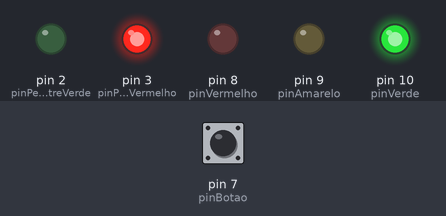
Simulated run of this sketch. Board: Arduino Uno, built with avr-gcc and run on an emulated ATmega328P. Parts: output pins drawn as LEDs (lit = HIGH). Dashed ring = blinking. Inputs (shaded band) come from the test bench; at power-on: pin 7 (pinBotao) HIGH.

Above: at 1.2 s.
1.3 s: pin 7 (pinBotao) pulled LOW for 0.15 s
At 1.9 s:
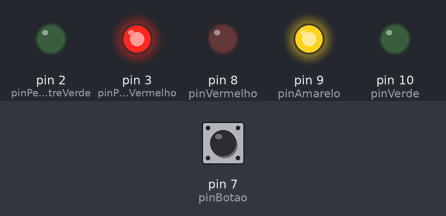
2.9 s: pin 7 (pinBotao) pulled LOW for 1 s
At 4.3 s:
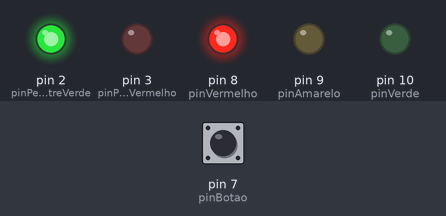
5.4 s: pin 7 (pinBotao) pulled LOW for 0.15 s
At 5.6 s:
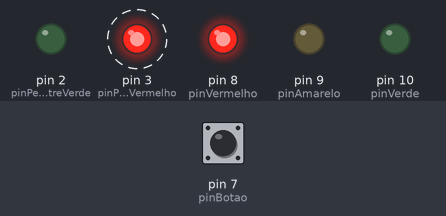
8.4 s: pin 7 (pinBotao) pulled LOW for 3.2 s
At 9.7 s:
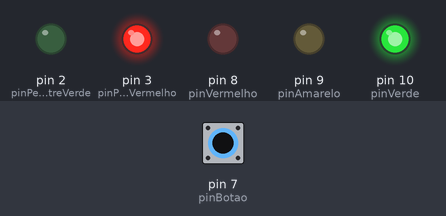
Timing chart, 0 to 11.4 s (numbered marks = the images above; inputs shaded):
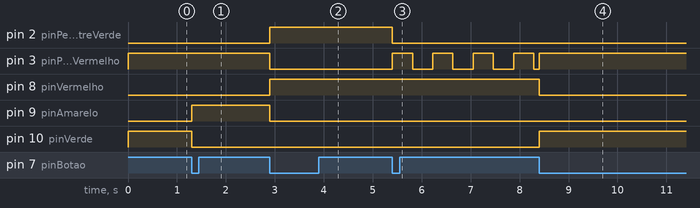

Measured:
- after the input at 1.3 s, pin 9 (pinAmarelo): LOW → HIGH at once; pin 10 (pinVerde): HIGH → LOW at once
- after the input at 2.9 s, pin 2 (pinPedestreVerde), pin 8 (pinVermelho): LOW → HIGH at once; pin 3 (pinPedestreVermelho), pin 9 (pinAmarelo): HIGH → LOW at once
- after the input at 5.4 s, pin 2 (pinPedestreVerde): HIGH → LOW at once; pin 3 (pinPedestreVermelho): alternates HIGH for 0.41 s and LOW for 0.41 s, starting at once
- after the input at 8.4 s, pin 8 (pinVermelho): HIGH → LOW at once; pin 10 (pinVerde): LOW → HIGH at once

The sketch:

amazing_jofo1.ino
```cpp
// Street light and crosswalk - José Gonçalves (eufisica)

int pinVermelho = 8;
int pinAmarelo = 9;
int pinVerde = 10;
int pinBotao = 7;
int pinPedestreVermelho = 3;
int pinPedestreVerde = 2;

int faseSemaforo;

int estadoBotao;
int estadoAnteriorBotao;

int tempoPisca;
int estadoPisca;

void setup() {
  // put your setup code here, to run once:

  pinMode(pinVerde, OUTPUT);
  pinMode(pinAmarelo, OUTPUT);
  pinMode(pinVermelho, OUTPUT);
  pinMode(pinBotao, INPUT);
  pinMode(pinPedestreVerde, OUTPUT);
  pinMode(pinPedestreVermelho, OUTPUT);

  faseSemaforo = 1;

  estadoAnteriorBotao = digitalRead(pinBotao);

  tempoPisca = 0;
  estadoPisca = HIGH;
}

void loop() {
  // put your main code here, to run repeatedly:

  estadoBotao = digitalRead(pinBotao);

  if ((estadoBotao == LOW) && (estadoAnteriorBotao == HIGH)) {

     if (faseSemaforo < 4) {
       faseSemaforo = faseSemaforo + 1;
     } else {
       faseSemaforo = 1;
     }
  }

  estadoAnteriorBotao = estadoBotao;

  if (faseSemaforo == 1) {    //SEMAFORO ABERTO (VERDE)
     digitalWrite(pinVerde, HIGH);
     digitalWrite(pinAmarelo, LOW);
     digitalWrite(pinVermelho, LOW);

     digitalWrite(pinPedestreVerde, LOW);
     digitalWrite(pinPedestreVermelho, HIGH);
  }

  if (faseSemaforo == 2) {   //SEMAFORO AMARELO
     digitalWrite(pinVerde, LOW);
     digitalWrite(pinAmarelo, HIGH);
     digitalWrite(pinVermelho, LOW);

     digitalWrite(pinPedestreVerde, LOW);
     digitalWrite(pinPedestreVermelho, HIGH);
  }

  if (faseSemaforo == 3) {   //SEMAFORO FECHADO (VERMELHO)
     digitalWrite(pinVerde, LOW);
     digitalWrite(pinAmarelo, LOW);
     digitalWrite(pinVermelho, HIGH);

     digitalWrite(pinPedestreVerde, HIGH);
     digitalWrite(pinPedestreVermelho, LOW);
  }

  if (faseSemaforo == 4) {   //SEMAFORO PEDESTRE PISCANDO
     digitalWrite(pinVerde, LOW);
     digitalWrite(pinAmarelo, LOW);
     digitalWrite(pinVermelho, HIGH);

     tempoPisca = tempoPisca + 1;
     if (tempoPisca == 400) {
        estadoPisca = !estadoPisca;
        tempoPisca = 0;
     }

     digitalWrite(pinPedestreVerde, LOW);
     digitalWrite(pinPedestreVermelho, estadoPisca);

  }

  delay(1);
}
```
